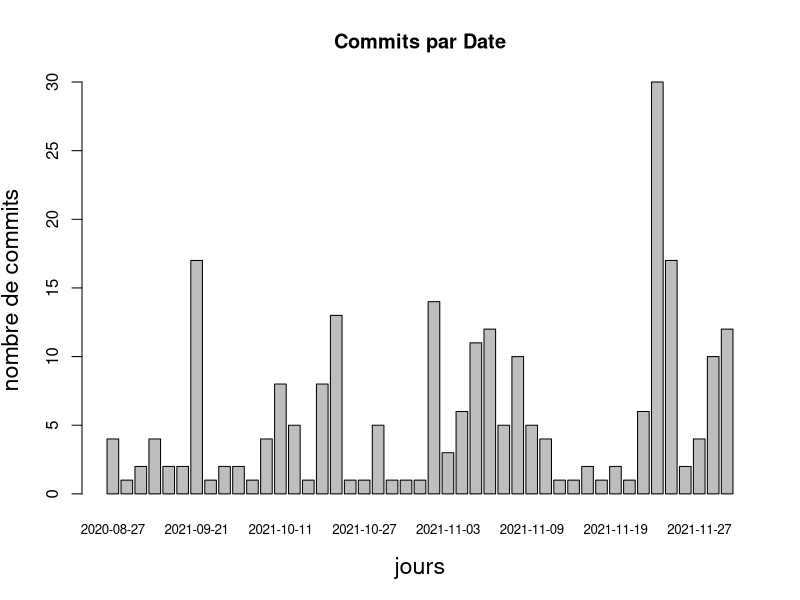

Generate this figure with R:
# get data from file
# column 1 is labels (row names)
w <- getwd()
#setwd("/Users/cyprien/Desktop/testRgene")
setwd(".visulogRTempFiles")
#z <- paste(w,".visulogRTempFiles",sep="/")
x <- read.table("commitsPerDate.txt", header = FALSE, row.names = 1)
colnames(x) <- "nb"
attach(x)

## SETTINGS:
prob <- FALSE # set to TRUE if barplot(%) desired
tofile <- FALSE # set to FALSE to print in RStudio




pct <- 100*nb/sum(nb) # normalize to empirical probabilities (%)
# build colors from %
pcgood <- 10 # level qualifying what "good" means
cl <- (pct < pcgood)*2 # red
cl[cl == 0] <- 3   # green

# Do the plot
clab <- 1.4    # label size, 1 = default size
cnames <- 0.8  # bar names size, adapt to nb of bars
lgdbon <- paste("bon (>", pcgood,"%)")

if (! tofile) if (prob) {
  barplot(pct, names.arg = row.names(x), main="Commits par auteurs (%)",
        ylim = c(0, min(c(100, max(pct)+10))),
        xlab="auteurs", ylab="% de commits" , 
        cex.names = cnames, cex.lab=clab, col=cl)
  legend("topleft", legend = c(lgdbon,"mauvais"), fill=3:2,
       bg = "antiquewhite")
  # visualize "good" level...
  abline(h = pcgood, lty=2, col=8)
} else {
  barplot(nb, names.arg = row.names(x), main="Commits par Date",
          xlab="jours", ylab="nombre de commits", 
          cex.names = cnames, cex.lab=clab)}

# output plot to a file in png; see ?pdf or ?png
if (tofile) {
  pdf(file = "CommitsPerDate.pdf", width=7, height=5) # 1920/1080 full HD png
  clab <- 1.4    # label size, 1 = default size
  cnames <- 1  # bar names size, adapt to nb of bars
  
  if (prob) {
    barplot(pct, names.arg = row.names(x), main="Commits par auteurs (%)",
            ylim = c(0, min(c(100, max(pct)+10))),
            xlab="dates", ylab="% de commits" , 
            cex.names = cnames, cex.lab=clab, col=cl)
    legend("topleft", legend = c(lgdbon,"mauvais"), fill=3:2,
           bg = "antiquewhite")
    # visualize "good" level...
    abline(h = pcgood, lty=2, col=8)
  } else {
    barplot(nb, names.arg = row.names(x), main="Commits par Date",
            xlab="auteurs", ylab="nombre de commits", 
            cex.names = cnames, cex.lab=clab)}
  
  dev.off() # close file
}
########
# pdf width=7, height=5
